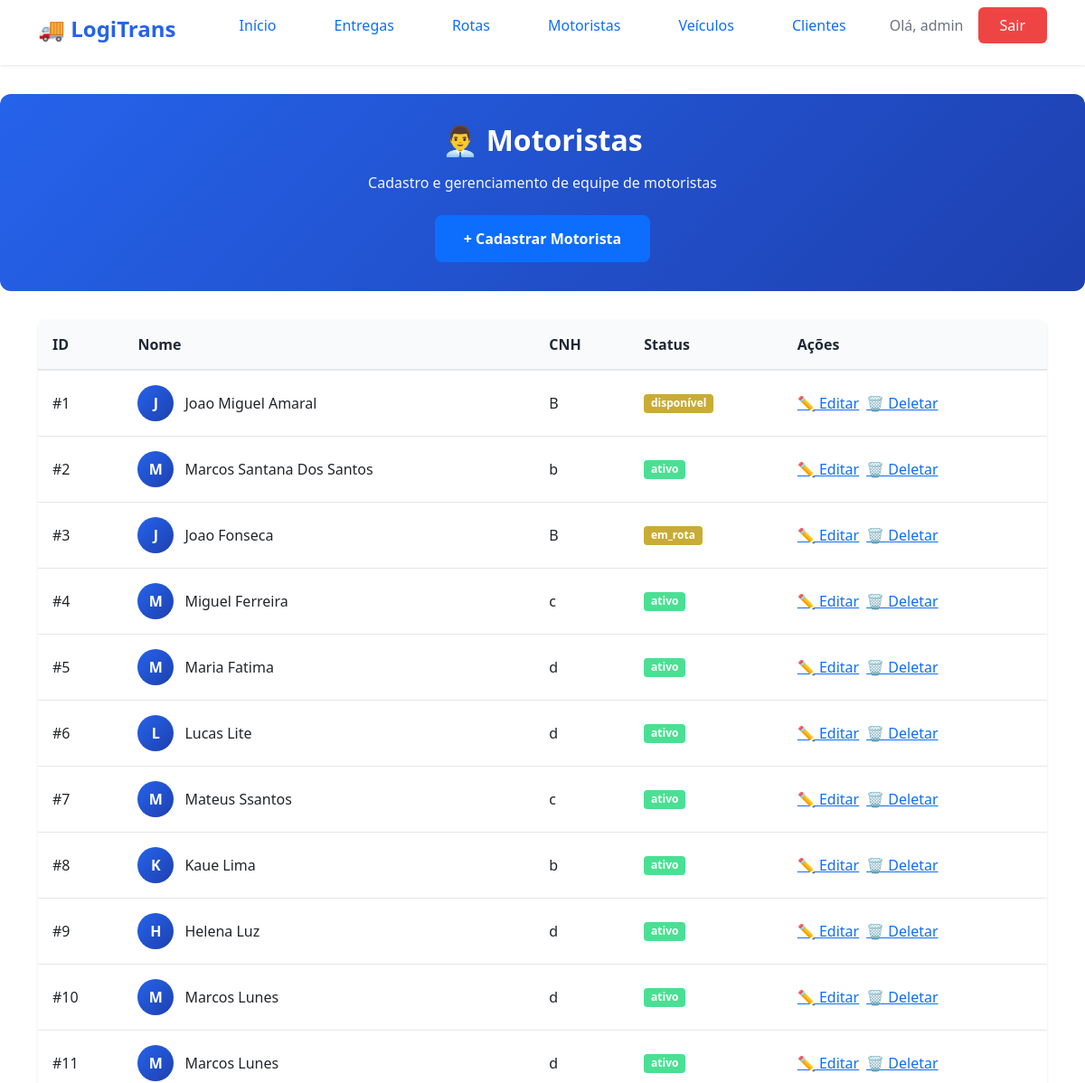
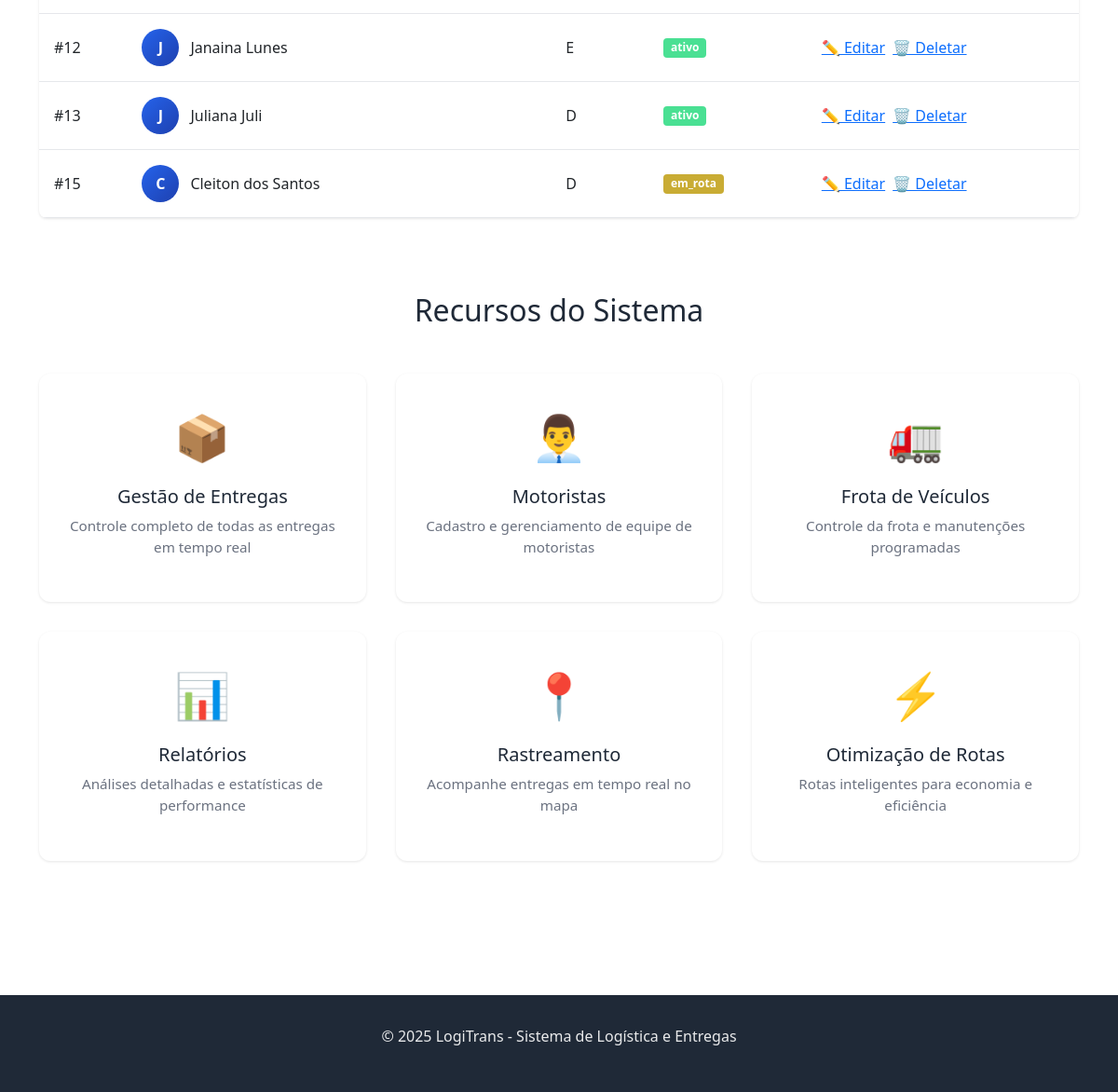
The app's page /list_motorista/ (signed in) with its own data (2 pictures, top to bottom).
### logistica/models.py (models this page shows, shortened)
class Motorista(models.Model):
    STATUS_MOTORISTA = [
        ('ativo', 'Ativo'),
        ('inativo', 'Inativo'),
        ('em_rota', 'Em Rota'),
        ('disponível', 'Disponivel'),
    ]
    TIPO_CNH = [
        ('B', 'B'),
        ('C', 'C'),
        ('D', 'D'),
        ('E', 'E'),
    ]
    nome = models.CharField(max_length=100)
    cpf = models.IntegerField(unique=True)
    cnh = models.CharField(max_length=100, choices=TIPO_CNH)
    telefone = models.CharField(max_length=100)
    status = models.CharField(max_length=100, choices=STATUS_MOTORISTA, default='ativo')
    data_cadastro = models.DateField()

### logistica/views.py (the view)
# urls.py: path('list_motorista/', views.list_motorista, name='list_motorista'),
@login_required()
def list_motorista(request):
    motoristas = Motorista.objects.all()
    return render(request, 'log/list_motorista.html', {'motoristas': motoristas})

### logistica/templates/log/list_motorista.html (shortened to what this page needs)
{% extends 'log/base.html' %}
{% block content %}
<section class="hero hero-small">
    <div class="container">
        <div class="hero-content">
            <h1>👨‍💼 Motoristas</h1>
            <p>Cadastro e gerenciamento de equipe de motoristas</p>
            <a href="{% url 'criar_motorista' %}" class="btn-primary">+ Cadastrar Motorista</a>
        </div>
    </div>
</section>
<section class="page-section">
    <div class="container">
        <div class="table-container">
            <table class="data-table">
                <thead>
                    <tr>
                        <th>ID</th>
                        <th>Nome</th>
                        <th>CNH</th>
                        <th>Status</th>
                        <th class="actions-column">Ações</th>
                    </tr>
                </thead>
                <tbody>
                    {% for motorista in motoristas %}
                    <tr>
                        <td>#{{ motorista.id }}</td>
                        <td>
                            <div class="driver-info">
                                <div class="driver-avatar">{{ motorista.nome|first|upper }}</div>
                                <span class="driver-name">{{ motorista.nome }}</span>
                            </div>
                        </td>
                        <td>{{ motorista.cnh }}</td>
                        <td>
                            {% if motorista.status == "Ativo" or motorista.status == "ativo" %}
                                <span class="badge badge-success">{{ motorista.status }}</span>
                            {% elif motorista.status == "Inativo" or motorista.status == "inativo" %}
                                <span class="badge badge-danger">{{ motorista.status }}</span>
                            {% else %}
                                <span class="badge badge-warning">{{ motorista.status }}</span>
                            {% endif %}
                        </td>
                        <td>
                            <div class="action-buttons">
                                <a href="{% url 'atualizar_motorista' motorista.id %}"
                                   class="btn-action btn-edit"
                                   title="Editar">
                                    ✏️ Editar
                                </a>
                                <a href="{% url 'deletar_motorista' motorista.id %}"
                                   class="btn-action btn-delete"
                                   title="Deletar"
                                   onclick="return confirm('Tem certeza que deseja deletar este motorista?')">
                                    🗑️ Deletar
                                </a>
                            </div>
                        </td>
                    </tr>
                    {% endfor %}
                </tbody>
            </table>
        </div>
    </div>
</section>
{% if motoristas %}
<section class="features">
    <div class="container">
        <h2>Recursos do Sistema</h2>
        <div class="features-grid">
            <div class="feature-card">
                <div class="feature-icon">📦</div>
                <h3>Gestão de Entregas</h3>
                <p>Controle completo de todas as entregas em tempo real</p>
            </div>
            <div class="feature-card">
                <div class="feature-icon">👨‍💼</div>
                <h3>Motoristas</h3>
                <p>Cadastro e gerenciamento de equipe de motoristas</p>
            </div>
            <div class="feature-card">
                <div class="feature-icon">🚛</div>
                <h3>Frota de Veículos</h3>
                <p>Controle da frota e manutenções programadas</p>
            </div>
            <div class="feature-card">
                <div class="feature-icon">📊</div>
                <h3>Relatórios</h3>
                <p>Análises detalhadas e estatísticas de performance</p>
            </div>
            <div class="feature-card">
                <div class="feature-icon">📍</div>
                <h3>Rastreamento</h3>
                <p>Acompanhe entregas em tempo real no mapa</p>
            </div>
            <div class="feature-card">
                <div class="feature-icon">⚡</div>
                <h3>Otimização de Rotas</h3>
                <p>Rotas inteligentes para economia e eficiência</p>
            </div>
        </div>
    </div>
</section>
{% endif %}
{% endblock %}

### logistica/templates/log/base.html (shortened to what this page needs)
{% load static %}
<html lang="pt-BR">
<head>
    <link rel="stylesheet" href="{% static 'log/style.css' %}">
    <link href="https://cdn.jsdelivr.net/npm/bootstrap@5.0.0-beta2/dist/css/bootstrap.min.css" rel="stylesheet">
</head>
<body>
    <nav class="navbar">
        <div class="container">
            <div class="nav-brand">
                <h1>🚚 LogiTrans</h1>
            </div>
            <ul class="nav-menu">
                <li><a href="{% url 'home' %}" class="nav-link">Início</a></li>
                {% if user.is_authenticated %}
                    <li><a href="{% url 'list_entrega' %}" class="nav-link">Entregas</a></li>
                    <li><a href="{% url 'list_rota' %}" class="nav-link">Rotas</a></li>
                    <li><a href="{% url 'list_motorista' %}" class="nav-link">Motoristas</a></li>
                    <li><a href="{% url 'list_veiculo' %}" class="nav-link">Veículos</a></li>
                    <li><a href="{% url 'list_cliente' %}" class="nav-link">Clientes</a></li>
                    <li class="user-info">
                        <span>Olá, {{ user.username }}</span>
                        <a href="{% url 'logout' %}" class="btn-logout">Sair</a>
                    </li>
                {% else %}
                    <li><a href="{% url 'login' %}" class="btn-login">Entrar</a></li>
                {% endif %}
            </ul>
        </div>
    </nav>
    <main class="main-content">
        {% block content %}
        {% endblock %}
    </main>
    <footer class="footer">
        <div class="container">
            <p>&copy; 2025 LogiTrans - Sistema de Logística e Entregas</p>
        </div>
    </footer>
</body>
</html>

### logistica/static/log/style.css (style rules this page uses)
* { margin: 0; padding: 0; box-sizing: border-box; }
:root { --primary-color: #2563eb; --primary-dark: #1e40af; --secondary-color: #10b981; --danger-color: #ef4444; --warning-color: #f59e0b; --text-primary: #1f2937; --text-secondary: #6b7280; --bg-light: #f9fafb; --bg-white: #ffffff; --border-color: #e5e7eb; --shadow: 0 1px 3px rgba(0, 0, 0, 0.1); --shadow-lg: 0 10px 15px -3px rgba(0, 0, 0, 0.1); }
body { font-family: 'Segoe UI', Tahoma, Geneva, Verdana, sans-serif; color: var(--text-primary); background-color: var(--bg-light); line-height: 1.6; }
.container { max-width: 1200px; margin: 0 auto; padding: 0 20px; }
.navbar { background-color: var(--bg-white); box-shadow: var(--shadow); position: sticky; top: 0; z-index: 1000; padding: 1rem 0; }
.navbar .container { display: flex; justify-content: space-between; align-items: center; }
.nav-brand h1 { font-size: 1.5rem; color: var(--primary-color); font-weight: 700; }
.nav-menu { display: flex; list-style: none; gap: 2rem; align-items: center; }
.nav-link { color: var(--text-primary); text-decoration: none; font-weight: 500; transition: color 0.3s; }
.user-info { display: flex; align-items: center; gap: 1rem; }
.user-info span { color: var(--text-secondary); }
.btn-login, .btn-logout { background-color: var(--primary-color); color: white; padding: 0.5rem 1.5rem; border-radius: 6px; text-decoration: none; font-weight: 500; transition: background-color 0.3s; }
.btn-logout { background-color: var(--danger-color); }
.main-content { min-height: calc(100vh - 200px); padding: 2rem 0; }
.hero { background: linear-gradient(135deg, var(--primary-color) 0%, var(--primary-dark) 100%); color: white; padding: 4rem 0; text-align: center; border-radius: 12px; margin: 2rem 0; }
.hero-content h1 { font-size: 3rem; margin-bottom: 1rem; font-weight: 700; }
.hero-content p { font-size: 1.25rem; margin-bottom: 2rem; opacity: 0.95; }
.btn-primary { background-color: white; color: var(--primary-color); padding: 0.875rem 2rem; border-radius: 8px; text-decoration: none; font-weight: 600; display: inline-block; transition: transform 0.3s, box-shadow 0.3s; border: none; cursor: pointer; font-size: 1rem; }
.features { padding: 3rem 0; }
.features h2 { text-align: center; font-size: 2rem; margin-bottom: 3rem; color: var(--text-primary); }
.features-grid { display: grid; grid-template-columns: repeat(auto-fit, minmax(280px, 1fr)); gap: 2rem; }
.feature-card { background: var(--bg-white); padding: 2rem; border-radius: 12px; box-shadow: var(--shadow); text-align: center; transition: transform 0.3s, box-shadow 0.3s; }
.feature-icon { font-size: 3rem; margin-bottom: 1rem; }
.feature-card h3 { color: var(--text-primary); margin-bottom: 0.5rem; font-size: 1.25rem; }
.feature-card p { color: var(--text-secondary); font-size: 0.95rem; }
.hero-small { padding: 2rem 0; margin: 0; }
.hero-small .hero-content h1 { font-size: 2rem; }
.hero-small .hero-content p { font-size: 1rem; margin-bottom: 1.5rem; }
.page-section { padding: 2rem 0; }
.table-container { background: var(--bg-white); border-radius: 8px; box-shadow: var(--shadow); overflow-x: auto; }
.data-table { width: 100%; border-collapse: collapse; }
.data-table thead { background-color: var(--bg-light); }
.data-table th { padding: 1rem; text-align: left; font-weight: 600; color: var(--text-primary); border-bottom: 2px solid var(--border-color); }
.data-table td { padding: 1rem; border-bottom: 1px solid var(--border-color); }
.driver-info { display: flex; align-items: center; gap: 0.75rem; }
.driver-avatar { width: 40px; height: 40px; border-radius: 50%; background: linear-gradient(135deg, var(--primary-color) 0%, var(--primary-dark) 100%); color: white; display: flex; align-items: center; justify-content: center; font-weight: 600; }
.badge { padding: 0.25rem 0.75rem; border-radius: 12px; font-size: 0.875rem; font-weight: 500; }
.badge-success { background-color: #4ae093; color: #065f46; }
.badge-warning { background-color: #c9ac34; color: #92400e; }
.action-buttons { display: flex; gap: 0.5rem; }
.footer { background-color: var(--text-primary); color: white; text-align: center; padding: 2rem 0; margin-top: 4rem; }
.footer p { opacity: 0.9; }

### records on screen
Motorista: id "1", nome|first "J", nome "Joao Miguel Amaral", cnh "B", status "disponível"
Motorista: id "2", nome|first "M", nome "Marcos Santana Dos Santos", cnh "b", status "ativo"
Motorista: id "3", nome|first "J", nome "Joao Fonseca", cnh "B", status "em_rota"
Motorista: id "4", nome|first "M", nome "Miguel Ferreira", cnh "c", status "ativo"
Motorista: id "5", nome|first "M", nome "Maria Fatima", cnh "d", status "ativo"
Motorista: id "6", nome|first "L", nome "Lucas Lite", cnh "d", status "ativo"
Motorista: id "7", nome|first "M", nome "Mateus Ssantos", cnh "c", status "ativo"
Motorista: id "8", nome|first "K", nome "Kaue Lima", cnh "b", status "ativo"
Motorista: id "9", nome|first "H", nome "Helena Luz", cnh "d", status "ativo"
Motorista: id "10", nome|first "M", nome "Marcos Lunes", cnh "d", status "ativo"
Motorista: id "11", nome|first "M", nome "Marcos Lunes", cnh "d", status "ativo"
Motorista: id "12", nome|first "J", nome "Janaina Lunes", cnh "E", status "ativo"
Motorista: id "13", nome|first "J", nome "Juliana Juli", cnh "D", status "ativo"
Motorista: id "15", nome|first "C", nome "Cleiton dos Santos", cnh "D", status "em_rota"

### other values on screen
{{ user.username }} "admin"
